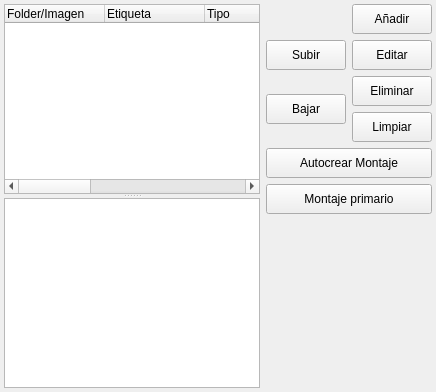
     <widget class="QWidget" name="page_5">
      <layout class="QHBoxLayout" name="horizontalLayout_5">
       <property name="margin">
        <number>4</number>
       </property>
       <item>
        <widget class="QSplitter" name="splitter">
         <property name="sizePolicy">
          <sizepolicy hsizetype="Preferred" vsizetype="Expanding">
           <horstretch>0</horstretch>
           <verstretch>0</verstretch>
          </sizepolicy>
         </property>
         <property name="orientation">
          <enum>Qt::Vertical</enum>
         </property>
         <widget class="QTreeWidget" name="twMontajes">
          <property name="focusPolicy">
           <enum>Qt::ClickFocus</enum>
          </property>
          <property name="frameShadow">
           <enum>QFrame::Sunken</enum>
          </property>
          <property name="showDropIndicator" stdset="0">
           <bool>false</bool>
          </property>
          <property name="iconSize">
           <size>
            <width>16</width>
            <height>16</height>
           </size>
          </property>
          <property name="textElideMode">
           <enum>Qt::ElideNone</enum>
          </property>
          <property name="rootIsDecorated">
           <bool>false</bool>
          </property>
          <property name="uniformRowHeights">
           <bool>true</bool>
          </property>
          <property name="itemsExpandable">
           <bool>false</bool>
          </property>
          <property name="allColumnsShowFocus">
           <bool>true</bool>
          </property>
          <column>
           <property name="text">
            <string>Folder/Imagen</string>
           </property>
          </column>
          <column>
           <property name="text">
            <string>Etiqueta</string>
           </property>
          </column>
          <column>
           <property name="text">
            <string>Tipo</string>
           </property>
          </column>
          <column>
           <property name="text">
            <string>Driver</string>
           </property>
          </column>
          <column>
           <property name="text">
            <string>CD/DVD index</string>
           </property>
          </column>
          <column>
           <property name="text">
            <string>Opciones</string>
           </property>
          </column>
          <column>
           <property name="text">
            <string>IO Ctrl</string>
           </property>
          </column>
          <column>
           <property name="text">
            <string>Primer montaje</string>
           </property>
          </column>
         </widget>
         <widget class="QListWidget" name="previer_mount"/>
        </widget>
       </item>
       <item>
        <layout class="QGridLayout" name="gridLayout_12">
         <item row="0" column="1">
          <widget class="QPushButton" name="btnMount_Add">
           <property name="minimumSize">
            <size>
             <width>0</width>
             <height>30</height>
            </size>
           </property>
           <property name="text">
            <string>Añadir</string>
           </property>
           <property name="icon">
            <iconset resource="../res/grlida.qrc">
             <normaloff>:/img16/nuevo.png</normaloff>:/img16/nuevo.png</iconset>
           </property>
          </widget>
         </item>
         <item row="1" column="0">
          <widget class="QPushButton" name="btnMount_Subir">
           <property name="minimumSize">
            <size>
             <width>0</width>
             <height>30</height>
            </size>
           </property>
           <property name="text">
            <string>Subir</string>
           </property>
           <property name="icon">
            <iconset resource="../res/grlida.qrc">
             <normaloff>:/img16/go-up.png</normaloff>:/img16/go-up.png</iconset>
           </property>
          </widget>
         </item>
         <item row="1" column="1">
          <widget class="QPushButton" name="btnMount_Edit">
           <property name="minimumSize">
            <size>
             <width>0</width>
             <height>30</height>
            </size>
           </property>
           <property name="text">
            <string>Editar</string>
           </property>
           <property name="icon">
            <iconset resource="../res/grlida.qrc">
             <normaloff>:/img16/editar.png</normaloff>:/img16/editar.png</iconset>
           </property>
          </widget>
         </item>
         <item row="2" column="0" rowspan="2">
          <widget class="QPushButton" name="btnMount_Bajar">
           <property name="minimumSize">
            <size>
             <width>0</width>
             <height>30</height>
            </size>
           </property>
           <property name="text">
            <string>Bajar</string>
           </property>
           <property name="icon">
            <iconset resource="../res/grlida.qrc">
             <normaloff>:/img16/go-down.png</normaloff>:/img16/go-down.png</iconset>
           </property>
          </widget>
         </item>
         <item row="2" column="1">
          <widget class="QPushButton" name="btnMount_Delete">
           <property name="minimumSize">
            <size>
             <width>0</width>
             <height>30</height>
            </size>
           </property>
           <property name="text">
            <string>Eliminar</string>
           </property>
           <property name="icon">
            <iconset resource="../res/grlida.qrc">
             <normaloff>:/img16/eliminar.png</normaloff>:/img16/eliminar.png</iconset>
           </property>
          </widget>
         </item>
         <item row="3" column="1">
          <widget class="QPushButton" name="btnMount_Clear">
           <property name="minimumSize">
            <size>
             <width>0</width>
             <height>30</height>
            </size>
           </property>
           <property name="text">
            <string>Limpiar</string>
           </property>
           <property name="icon">
            <iconset resource="../res/grlida.qrc">
             <normaloff>:/img16/limpiar.png</normaloff>:/img16/limpiar.png</iconset>
           </property>
          </widget>
         </item>
         <item row="4" column="0" colspan="2">
          <widget class="QPushButton" name="btnMount_AutoCrear">
           <property name="minimumSize">
            <size>
             <width>0</width>
             <height>30</height>
            </size>
           </property>
           <property name="text">
            <string>Autocrear Montaje</string>
           </property>
           <property name="icon">
            <iconset resource="../res/grlida.qrc">
             <normaloff>:/img16/ejecutar_app.png</normaloff>:/img16/ejecutar_app.png</iconset>
           </property>
          </widget>
         </item>
         <item row="5" column="0" colspan="2">
          <widget class="QPushButton" name="btnMount_Primario">
           <property name="minimumSize">
            <size>
             <width>0</width>
             <height>30</height>
            </size>
           </property>
           <property name="text">
            <string>Montaje primario</string>
           </property>
           <property name="icon">
            <iconset resource="../res/grlida.qrc">
             <normaloff>:/img16/aplicar.png</normaloff>:/img16/aplicar.png</iconset>
           </property>
          </widget>
         </item>
         <item row="6" column="1">
          <spacer name="verticalSpacer_6">
           <property name="orientation">
            <enum>Qt::Vertical</enum>
           </property>
           <property name="sizeHint" stdset="0">
            <size>
             <width>20</width>
             <height>40</height>
            </size>
           </property>
          </spacer>
         </item>
        </layout>
       </item>
      </layout>
     </widget>
